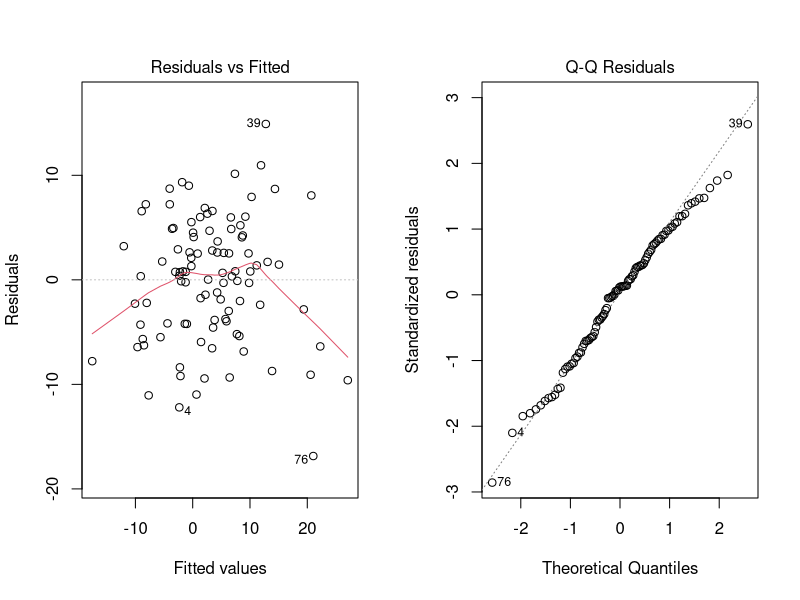
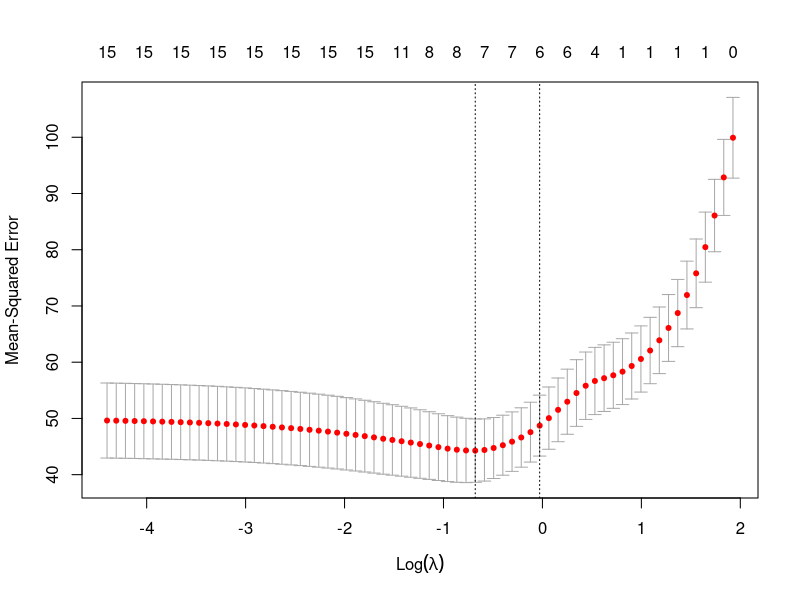
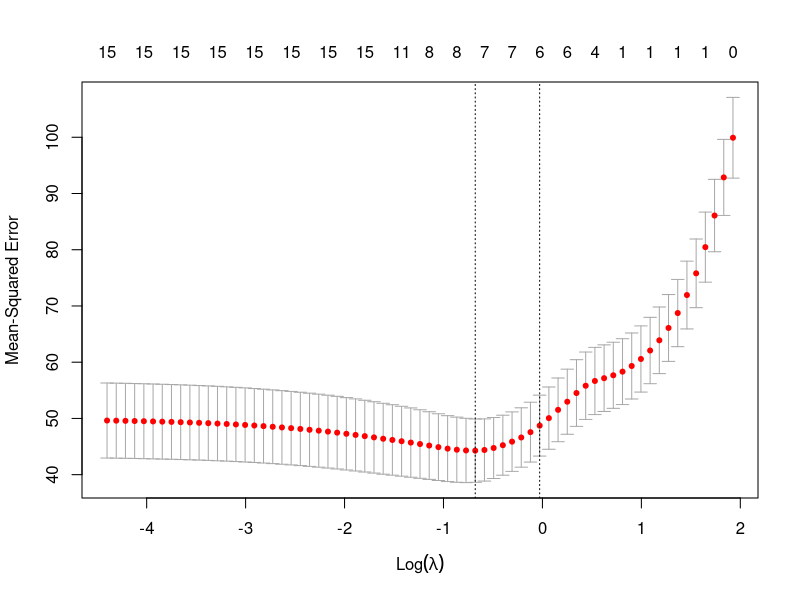

Recreate these plots in R, in order.
## ---- chunk 1
setwd("C:/Users/n01654025/Downloads/STA6166/Final_project")
# Import the tab-delimited data as a data frame
data <- read.delim("STA6166_final_project_data.tsv", header = TRUE, sep = "\t")
library(lmtest)
library(leaps)
library(glmnet)
## ---- chunk 2
# Fit the full regression model
full_model <- lm(Y ~ ., data = data)
# Display regression results
summary(full_model)
## ---- chunk 3
# Refit the full model, as in the original script
full_model <- lm(Y ~ ., data = data)
# Perform the Breusch-Pagan test
bp_result <- bptest(full_model)
print(bp_result)
# Extract test statistic, p-value, and degrees of freedom
bp_result$statistic
bp_result$p.value
bp_result$parameter
## ---- chunk 4
full_model <- lm(Y ~ ., data = data)
# Extract OLS residuals
res <- residuals(full_model)
# Perform Shapiro-Wilk test
shapiro_result <- shapiro.test(res)
print(shapiro_result)
# Extract test statistic and p-value
shapiro_result$statistic
shapiro_result$p.value
## ---- chunk 5
full_model <- lm(Y ~ ., data = data)
# Display two plots side by side
par(mfrow = c(1, 2))
# (a) Residuals versus fitted values
plot(full_model, which = 1)
# (b) Normal Q-Q plot
plot(full_model, which = 2)
# Restore plotting layout
par(mfrow = c(1, 1))
## ---- chunk 6
full_model <- lm(Y ~ ., data = data)
null_model <- lm(Y ~ 1, data = data)
N <- nrow(data)
## ---- chunk 7
forward_AIC <- step(null_model,
  scope = list(lower = formula(null_model), upper = formula(full_model)),
  direction = "forward",
  k = 2, trace = 0)
summary(forward_AIC)
formula(forward_AIC)
AIC(forward_AIC)
## ---- chunk 8
backward_AIC <- step(full_model, direction = "backward", k = 2, trace = 0)
summary(backward_AIC)
formula(backward_AIC)
AIC(backward_AIC)
## ---- chunk 9
stepwise_AIC <- step(null_model,
  scope = list(lower = formula(null_model), upper = formula(full_model)),
  direction = "both",
  k = 2, trace = 0)
summary(stepwise_AIC)
formula(stepwise_AIC)
AIC(stepwise_AIC)
## ---- chunk 10
forward_BIC <- step(null_model,
  scope = list(lower = formula(null_model), upper = formula(full_model)),
  direction = "forward",
  k = log(N), trace = 0)
summary(forward_BIC)
formula(forward_BIC)
BIC(forward_BIC)
## ---- chunk 11
backward_BIC <- step(full_model, direction = "backward", k = log(N), trace = 0)
summary(backward_BIC)
formula(backward_BIC)
BIC(backward_BIC)
## ---- chunk 12
stepwise_BIC <- step(null_model,
  scope = list(lower = formula(null_model), upper = formula(full_model)),
  direction = "both",
  k = log(N), trace = 0)
summary(stepwise_BIC)
formula(stepwise_BIC)
BIC(stepwise_BIC)
## ---- chunk 13
forward_Cp <- regsubsets(Y ~ ., data = data, nvmax = 15, method = "forward")
results <- summary(forward_Cp)
# Select the model with minimum Cp
best_size <- which.min(results$cp)
# Selected coefficients, Cp, and predictor names
coef(forward_Cp, id = best_size)
results$cp[best_size]
names(coef(forward_Cp, id = best_size))[-1]
## ---- chunk 14
backward_Cp <- regsubsets(Y ~ ., data = data, nvmax = 15, method = "backward")
results <- summary(backward_Cp)
# Select the model with minimum Cp
best_size <- which.min(results$cp)
# Selected coefficients, Cp, and predictor names
coef(backward_Cp, id = best_size)
results$cp[best_size]
names(coef(backward_Cp, id = best_size))[-1]
## ---- chunk 15
stepwise_custom <- function(data, criterion = "Cp") {
  predictors <- setdiff(names(data), "Y")
  N <- nrow(data)
  # Full model for estimating residual variance
  full <- lm(Y ~ ., data = data)
  sigma2_full <- sum(resid(full)^2) / df.residual(full)
  TSS <- sum((data$Y - mean(data$Y))^2)
  # Score a candidate model
  evaluate <- function(vars) {
    # reformulate() needs at least one term; "1" gives the intercept-only model
    f <- reformulate(if (length(vars) > 0) vars else "1", response = "Y")
    fit <- lm(f, data = data)
    RSS <- sum(resid(fit)^2)
    p <- length(coef(fit)) # Includes intercept
    if (criterion == "Cp") {
      score <- RSS / sigma2_full - N + 2 * p
    } else if (criterion == "adjR2") {
      score <- 1 - (RSS / (N - p)) / (TSS / (N - 1))
    } else {
      stop("Criterion must be Cp or adjR2")
    }
    score
  }
  # Start with intercept-only model
  selected <- character(0)
  current_score <- evaluate(selected)
  repeat {
    remaining <- setdiff(predictors, selected)
    # Candidate additions
    add_models <- lapply(remaining, function(v) c(selected, v))
    # Candidate removals
    remove_models <- lapply(selected, function(v) setdiff(selected, v))
    candidates <- c(add_models, remove_models)
    if (length(candidates) == 0) break
    scores <- vapply(candidates, evaluate, numeric(1))
    if (criterion == "Cp") {
      best <- which.min(scores)
      improved <- scores[best] < current_score - 1e-10
    } else {
      best <- which.max(scores)
      improved <- scores[best] > current_score + 1e-10
    }
    if (!improved) break
    selected <- candidates[[best]]
    current_score <- scores[best]
  }
  final_model <- lm(reformulate(if (length(selected) > 0) selected else "1",
                                response = "Y"), data = data)
  list(model = final_model, selected = selected,
       criterion_value = current_score)
}
## ---- chunk 16
stepwise_Cp <- stepwise_custom(data = data, criterion = "Cp")
summary(stepwise_Cp$model)
formula(stepwise_Cp$model)
# Selected predictors and final Cp
stepwise_Cp$selected
stepwise_Cp$criterion_value
## ---- chunk 17
forward_adjR2 <- regsubsets(Y ~ ., data = data, nvmax = 15, method = "forward")
results <- summary(forward_adjR2)
# Choose the largest adjusted R-squared
best_size <- which.max(results$adjr2)
coef(forward_adjR2, id = best_size)
results$adjr2[best_size]
names(coef(forward_adjR2, id = best_size))[-1]
## ---- chunk 18
backward_adjR2 <- regsubsets(Y ~ ., data = data, nvmax = 15, method = "backward")
results <- summary(backward_adjR2)
# Choose the largest adjusted R-squared
best_size <- which.max(results$adjr2)
coef(backward_adjR2, id = best_size)
results$adjr2[best_size]
names(coef(backward_adjR2, id = best_size))[-1]
## ---- chunk 19
stepwise_adjR2 <- stepwise_custom(data = data, criterion = "adjR2")
summary(stepwise_adjR2$model)
formula(stepwise_adjR2$model)
# Selected predictors and final adjusted R-squared
stepwise_adjR2$selected
stepwise_adjR2$criterion_value
## ---- chunk 20
# Predictor matrix: X1 through X15
X <- as.matrix(data[, paste0("X", 1:15)])
# Response vector
Y <- data$Y
# Check dimensions
dim(X)
length(Y)
## ---- chunk 21
set.seed(6166)
cv_lasso <- cv.glmnet(x = X, y = Y, alpha = 1,
  nfolds = 10, family = "gaussian", type.measure = "mse",
  standardize = TRUE)
# Display cross-validation results
print(cv_lasso)
## ---- chunk 22
# Plot cross-validation MSE against lambda
plot(cv_lasso)
# Save plot as PDF
pdf("Question10_LASSO_CV.pdf", width = 8, height = 6)
plot(cv_lasso)
dev.off()
## ---- chunk 23
lambda_selected <- cv_lasso$lambda.min
lambda_selected
# Minimum cross-validation MSE
min(cv_lasso$cvm)
## ---- chunk 24
lasso_model <- glmnet(x = X, y = Y, alpha = 1,
  lambda = lambda_selected, family = "gaussian",
  standardize = TRUE)
# Display fitted model
print(lasso_model)
## ---- chunk 25
# Extract LASSO coefficients
lasso_coef <- coef(lasso_model)
print(lasso_coef)
# Convert sparse coefficients into a data frame
lasso_coef_df <- data.frame(
  Coefficient = rownames(lasso_coef),
  Estimate = as.numeric(lasso_coef)
)
print(lasso_coef_df)
## ---- chunk 26
# Exclude intercept
beta_lasso <- lasso_coef_df[-1, ]
# Identify predictors with nonzero coefficients
selected_predictors <- beta_lasso$Coefficient[
  beta_lasso$Estimate != 0
]
print(selected_predictors)
# Number of selected predictors
length(selected_predictors)
## ---- chunk 27
lasso_table <- data.frame(
  Coefficient = paste0("beta", 1:15),
  LASSO_Point_Estimate = as.numeric(
    lasso_coef[paste0("X", 1:15), 1]
  )
)
print(lasso_table)
# Optional: save as CSV
write.csv(lasso_table, "Question11_LASSO_Coefficients.csv",
          row.names = FALSE)
